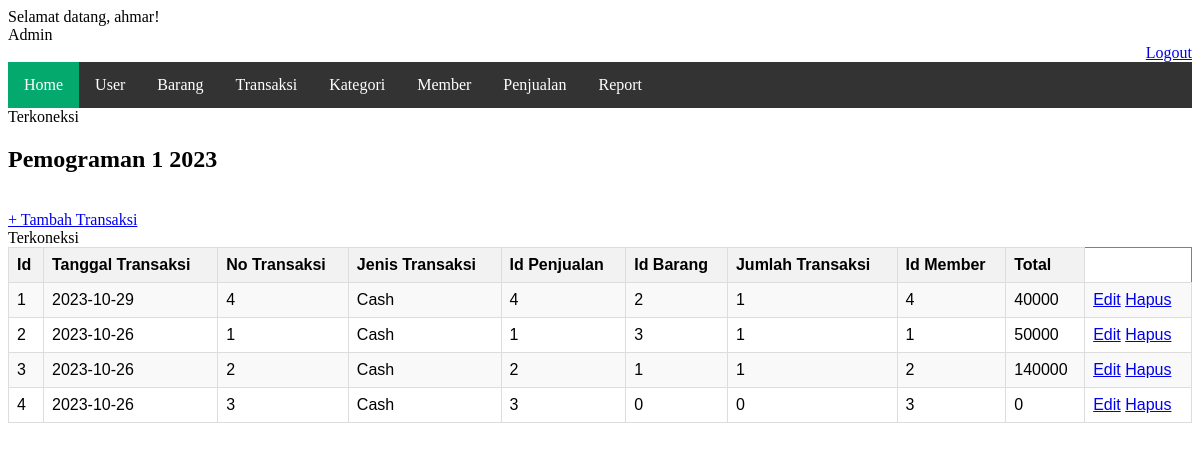
/config/form.php?page=transaksi (signed in), run on the app's committed database.
### tables this page shows
CREATE TABLE `transaksi` (
  `id_transaksi` int(8) NOT NULL,
  `tgl_transaksi` date NOT NULL,
  `no_transaksi` varchar(255) NOT NULL,
  `jenis_transaksi` char(10) NOT NULL,
  `penjualan_id` int(11) NOT NULL,
  `barang_id` int(8) NOT NULL,
  `jumlah_transaksi` int(11) NOT NULL,
  `member_id` int(11) NOT NULL,
  `total` int(20) NOT NULL
);

### Form/list_transaksi.php (the view, shortened to what this page needs)
<?php
    $edit_hapus_visible = true;
    ?>
<!DOCTYPE html>
<html>
<head>
    <link rel="stylesheet" href="../Config/table.css">
</head>
<body>
    <h2>Pemograman 1 2023</h2>
    <br>
    <a href="?page=ltransaksi">+ Tambah Transaksi</a>
    <br>
    <table border="1" class="styled-table">
        <tr>
            <th>Id</th>
            <th>Tanggal Transaksi</th>
            <th>No Transaksi</th>
            <th>Jenis Transaksi</th>
            <th>Id Penjualan</th>
            <th>Id Barang</th>
            <th>Jumlah Transaksi</th>
            <th>Id Member</th>
            <th>Total</th>
        </tr>
        <?php
            include '../config/koneksi.php';
            $no = 1;
            $data = mysqli_query($koneksi,"Select * From transaksi");
            while($d = mysqli_fetch_array($data)){
        ?>
        <tr>
            <td><?php echo $no++; ?></td>
            <td><?php echo $d['tgl_transaksi'];?></td>
            <td><?php echo $d['no_transaksi'];?></td>
            <td><?php echo $d['jenis_transaksi'];?></td>
            <td><?php echo $d['penjualan_id'];?></td>
            <td><?php echo $d['barang_id'];?></td>
            <td><?php echo $d['jumlah_transaksi'];?></td>
            <td><?php echo $d['member_id'];?></td>
            <td><?php echo $d['total'];?></td>
            <?php if ($edit_hapus_visible): ?>
            <td>
                <a href="edit_transaksi.php?id=<?php echo $d['id_transaksi']; ?>">Edit</a>
                <a href="hapus_transaksi.php?id=<?php echo $d['id_transaksi']; ?>">Hapus</a>
            </td>
            <?php endif; ?>
        </tr>
        <?php
            }
            ?>
    </table>
</body>
</html>

### Config/table.css (style rules this page uses)
.styled-table { width: 100%; border-collapse: collapse; font-family: Arial, sans-serif; }
.styled-table th, .styled-table td { border: 1px solid #dddddd; padding: 8px; text-align: left; }
.styled-table th { background-color: #f2f2f2; font-weight: bold; }
.styled-table tbody tr:nth-child(even) { background-color: #f9f9f9; }

### data on the page
transaksi: tgl_transaksi "2023-10-29", no_transaksi "4", jenis_transaksi "Cash", penjualan "4", barang "2", jumlah_transaksi "1", member "4", total "40000"
transaksi: tgl_transaksi "2023-10-26", no_transaksi "1", jenis_transaksi "Cash", penjualan "1", barang "3", jumlah_transaksi "1", member "1", total "50000"
transaksi: tgl_transaksi "2023-10-26", no_transaksi "2", jenis_transaksi "Cash", penjualan "2", barang "1", jumlah_transaksi "1", member "2", total "140000"
transaksi: tgl_transaksi "2023-10-26", no_transaksi "3", jenis_transaksi "Cash", penjualan "3", barang "0", jumlah_transaksi "0", member "3", total "0"

### other printed values
$_SESSION['nama'] "ahmar"
